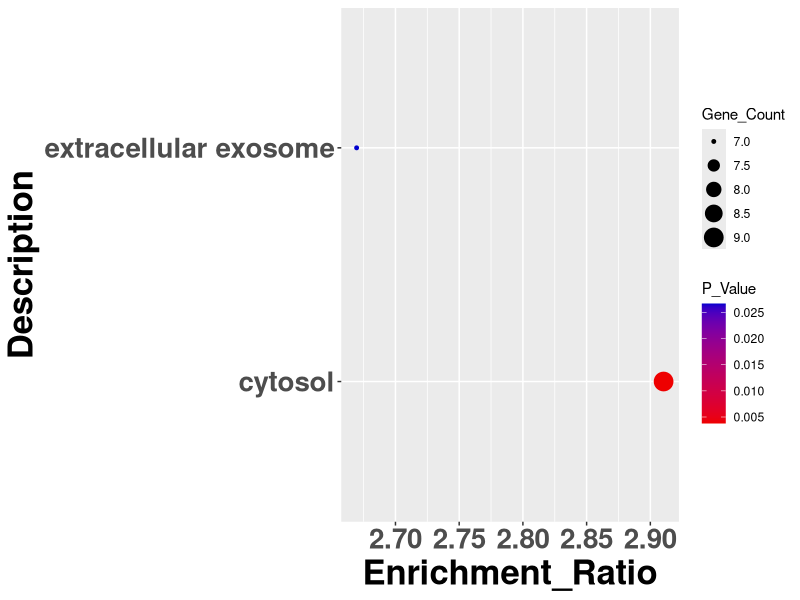
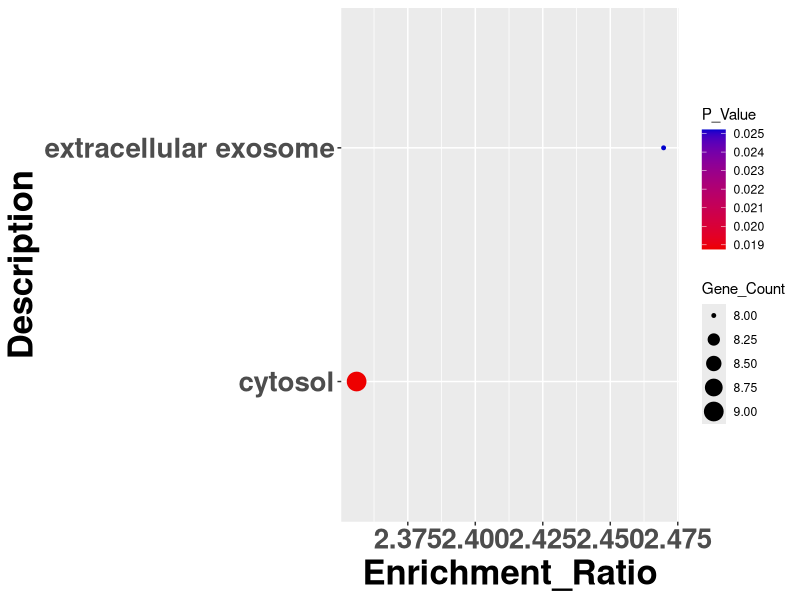
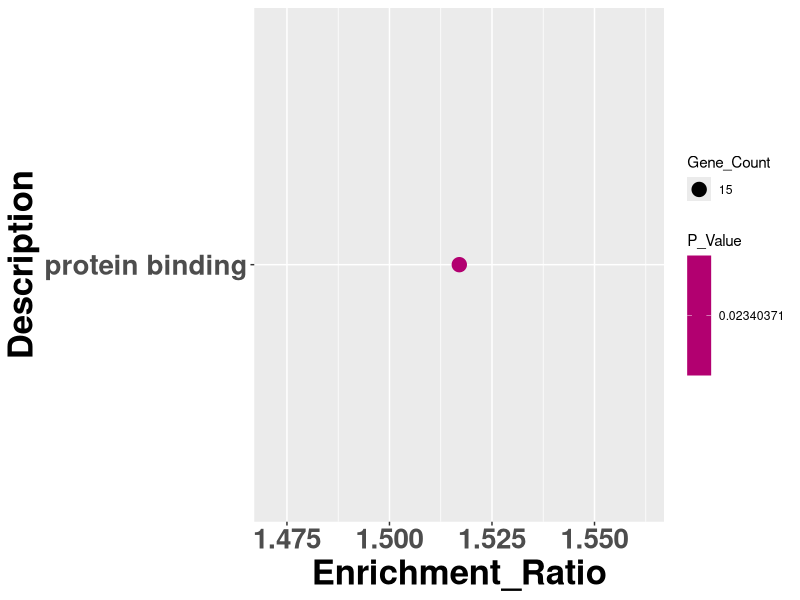

R code for these plots, in order:
library(ggplot2)
setwd("/media/hp/04c65089-71ff-4b33-9a30-c21b8c77eda2/li/HASM_SILAC/finally/david/AC2_AC6_finally")
AC2_CC<-read.table("AC2_01_CC.txt", sep="\t", header=TRUE)
S1<- ggplot(AC2_CC, aes(x= Enrichment_Ratio, y=Description, size=Gene_Count, color=P_Value, group=Enrichment_Ratio)) + geom_point(alpha = 25) + theme(axis.text.x = element_text(face="bold",size=20), axis.text.y = element_text(face="bold",size=20))
S1 = S1+scale_color_gradient(low = "red2",  high = "mediumblue", space = "Lab")
S1<-S1 + theme(axis.title.x =element_text(face="bold", size=25), axis.title.y=element_text(face="bold",size=25))
S1

AC6_CC<-read.table("AC6_01_CC.txt", sep="\t", header=TRUE)
S1<- ggplot(AC6_CC, aes(x= Enrichment_Ratio, y=Description, size=Gene_Count, color=P_Value, group=Enrichment_Ratio)) + geom_point(alpha = 25) + theme(axis.text.x = element_text(face="bold",size=20), axis.text.y = element_text(face="bold",size=20))
S1 = S1+scale_color_gradient(low = "red2",  high = "mediumblue", space = "Lab")
S1<-S1 + theme(axis.title.x =element_text(face="bold", size=25), axis.title.y=element_text(face="bold",size=25))
S1

AC6_MF<-read.table("AC6_01_MF.txt", sep="\t", header=TRUE)
S1<- ggplot(AC6_MF, aes(x= Enrichment_Ratio, y=Description, size=Gene_Count, color=P_Value, group=Enrichment_Ratio)) + geom_point(alpha = 25) + theme(axis.text.x = element_text(face="bold",size=20), axis.text.y = element_text(face="bold",size=20))
S1 = S1+scale_color_gradient(low = "red2",  high = "mediumblue", space = "Lab")
S1<-S1 + theme(axis.title.x =element_text(face="bold", size=25), axis.title.y=element_text(face="bold",size=25))
S1